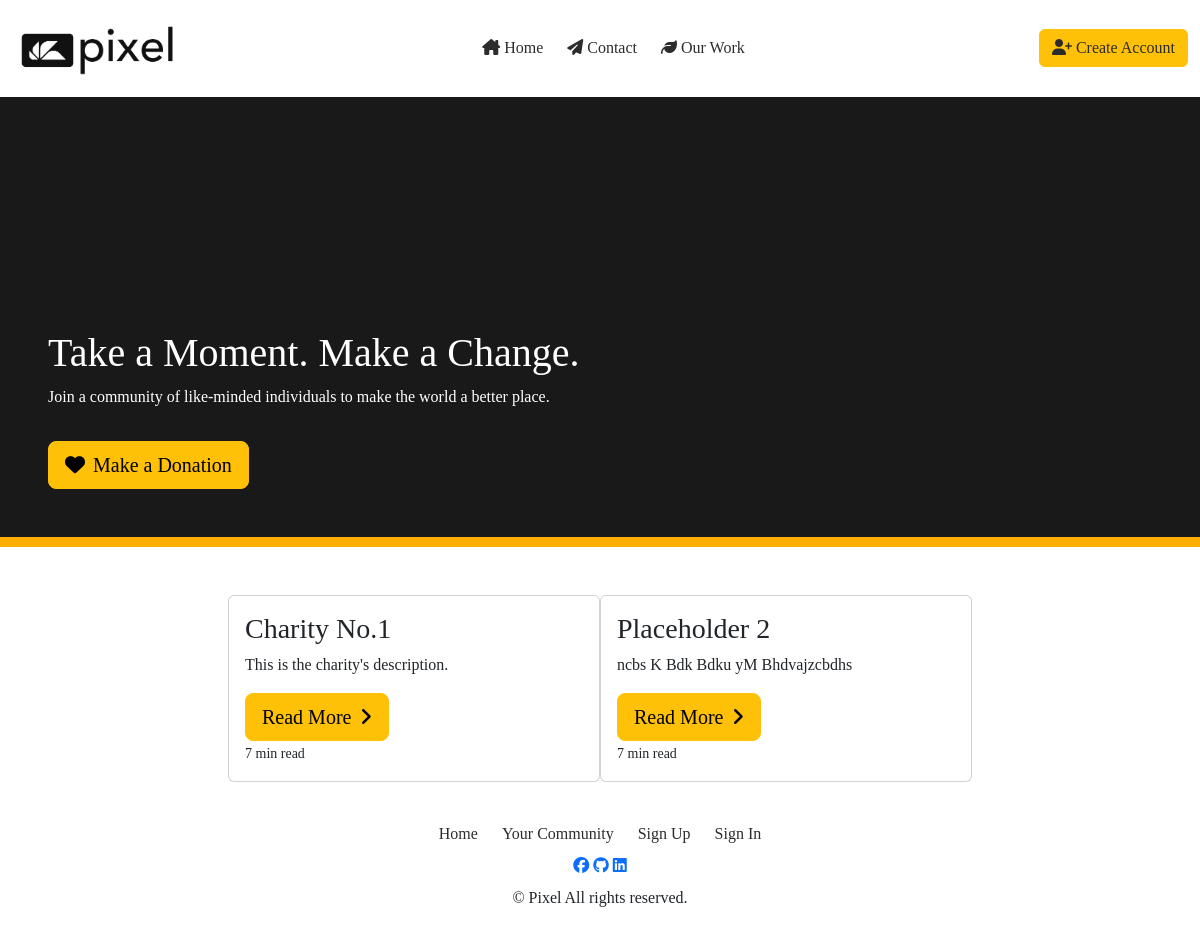
The page / on the database its author committed.
### charity/models.py (models this page shows, shortened)
class Charity(models.Model):
    name = models.CharField(max_length=100, unique=True)
    slug = models.SlugField(max_length=150, unique=True)
    description = models.TextField(max_length=300)
    entry_donation = models.DecimalField(
        decimal_places=2,
        validators=[
            MinValueValidator(
                0.01,
                message='Please ensure min donation is greater than €0.01'
            ),
        ],
        max_digits=5,
        help_text='The min donation required to enter the charity community.'
    )
    category = models.CharField(
        max_length=25,
        choices=CATEGORIES,
        default='Other'
    )
    community_size = models.IntegerField(default=0, editable=False)
    donated_to_by = models.ManyToManyField(
        User,
        related_name='donated_user',
        blank=True,
        editable=False
    )
    image = CloudinaryField('image', default='placeholder')
    approved = models.BooleanField(default=False)
    class Meta:
        ordering = ['-community_size']

### charity/views.py (the view)
# urls.py: path('', charity_home, name='home'),
def charity_home(request):
    charities = Charity.objects.all()
    context = {
        'charities' : charities,
    }
    return render(
        request,
        "charity/index.html",
        context
    )

### charity/templates/charity/index.html (shortened to what this page needs)
{% extends 'base.html' %}
{% load static %}
{% block content %}
<div class="jumbotron jumbotron-fluid d-flex align-items-end bb-orange mb-5" id="jumbotron-img">
    <div class="jumbo-wording p-5">
        <h1 class="text-white">Take a Moment. Make a Change.</h1>
        <p class="text-white">Join a community of like-minded individuals to make the world a better place.</p>
        <a href="{{ checkout_url }}" class="btn btn-warning btn-lg mt-3"><i class="fa-solid fa-heart me-2"></i>Make a Donation</a>
    </div>
</div>
<div class="container d-flex justify-content-center">
    {% for charity in charities %}
    {% if charity.approved %}
    <div class="col-md-4">
        <div class="card mb-4 box-shadow">
          <div class="card-body">
            <p class="h3">{{ charity.name }}</p>
            <div class="card-text">{{ charity.description | safe }}</div>
            <div class="d-flex justify-content-between align-items-center">
                <a href="{% url 'charity_detail' charity.slug %}" class="btn btn-warning btn-lg">
                    Read More<i class="fa-solid fa-angle-right ms-2"></i>
                </a>
            </div>
            <small>7 min read</small>
          </div>
        </div>
      </div>
    {% endif %}
    {% endfor %}
</div>
{% endblock %}

### static/css/styles.css (style rules this page uses)
:root { --dark-text : rgb(44, 44, 44); --white-text : rgb(246, 246, 246); --light-grey : rgb(161, 161, 161); --orange : orange; }
#jumbotron-img { background-color: rgb(25, 25, 25); background-size: cover; background-position: bottom; background-repeat: no-repeat; height: 450px; width: 100%; }
body { font-family: "Indie Flower", cursive; }
.bb-orange { border-bottom: 10px solid rgb(255, 174, 0); }

### rows shown on the page
Charity: name "Charity No.1", description "This is the charity's description."
Charity: name "Placeholder 2", description "ncbs K Bdk Bdku yM Bhdvajzcbdhs"
